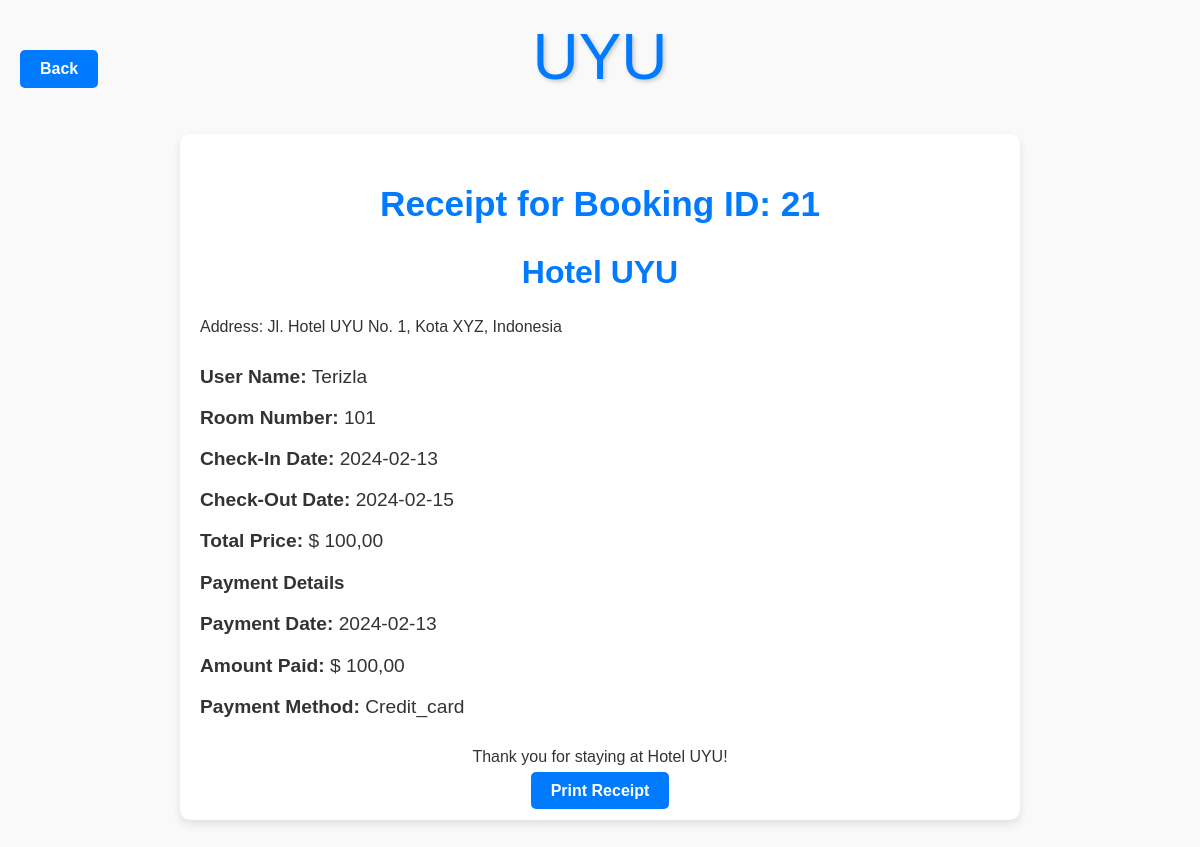
Page /pengguna/receipt.php?booking_id=21 (signed in) on the committed database.
### tables this page shows
CREATE TABLE `bookings` (
  `booking_id` int(11) NOT NULL,
  `user_id` int(11) DEFAULT NULL,
  `room_id` int(11) DEFAULT NULL,
  `check_in_date` date NOT NULL,
  `check_out_date` date NOT NULL,
  `total_price` decimal(10,2) NOT NULL,
  `booking_status` enum('Pending','Confirmed','Cancelled') DEFAULT 'Pending'
);

CREATE TABLE `users` (
  `user_id` int(11) NOT NULL,
  `name` varchar(255) NOT NULL,
  `email` varchar(255) NOT NULL,
  `password` varchar(255) NOT NULL,
  `level` enum('pengguna','admin','manager') DEFAULT 'pengguna'
);

CREATE TABLE `rooms` (
  `room_id` int(11) NOT NULL,
  `room_number` varchar(10) NOT NULL,
  `room_type` enum('Single','Double','Suite') NOT NULL,
  `price_per_night` decimal(10,2) NOT NULL,
  `availability` enum('YES','NO') NOT NULL
);

CREATE TABLE `payments` (
  `payment_id` int(11) NOT NULL,
  `booking_id` int(11) NOT NULL,
  `payment_date` date NOT NULL DEFAULT curdate(),
  `amount_paid` decimal(10,2) NOT NULL,
  `payment_method` enum('cash','credit_card','bank_transfer') NOT NULL
);

### pengguna/receipt.php (the view, shortened to what this page needs)
<?php
include '../includes/db.php';
$user_id = $_SESSION['user_id'];
$booking_id = isset($_GET['booking_id']) ? intval($_GET['booking_id']) : 0;
$stmt = $conn->prepare("
    SELECT bookings.*, rooms.room_number, users.name AS user_name, payments.payment_date, payments.amount_paid, payments.payment_method
    FROM bookings
    LEFT JOIN rooms ON bookings.room_id = rooms.room_id
    LEFT JOIN users ON bookings.user_id = users.user_id
    LEFT JOIN payments ON bookings.booking_id = payments.booking_id
    WHERE bookings.booking_id = ? AND bookings.user_id = ?
");
$stmt->execute([$booking_id, $user_id]);
$booking = $stmt->fetch(PDO::FETCH_ASSOC);
?>
<!DOCTYPE html>
<html lang="id">
<head>
    <link rel="stylesheet" href="../css/style.css">
</head>
<body>
    <div class="logo">UYU</div>
    <a href="transaksi_pengguna.php" class="back-button btn-print">Back</a>
    <div class="container">
        <h1>Receipt for Booking ID: <?php echo $booking['booking_id']; ?></h1>
        <div class="receipt-header">
            <h2>Hotel UYU</h2>
            <p>Address: Jl. Hotel UYU No. 1, Kota XYZ, Indonesia</p>
        </div>
        <div class="receipt-details">
            <p><strong>User Name:</strong> <?php echo htmlspecialchars($booking['user_name']); ?></p>
            <p><strong>Room Number:</strong> <?php echo htmlspecialchars($booking['room_number']); ?></p>
            <p><strong>Check-In Date:</strong> <?php echo $booking['check_in_date']; ?></p>
            <p><strong>Check-Out Date:</strong> <?php echo $booking['check_out_date']; ?></p>
            <p><strong>Total Price:</strong> $ <?php echo number_format($booking['total_price'], 2, ',', '.'); ?></p>
        </div>
        <div class="receipt-details">
            <h3>Payment Details</h3>
            <p><strong>Payment Date:</strong> <?php echo $booking['payment_date']; ?></p>
            <p><strong>Amount Paid:</strong> $ <?php echo number_format($booking['amount_paid'], 2, ',', '.'); ?></p>
            <p><strong>Payment Method:</strong> <?php echo ucfirst($booking['payment_method']); ?></p>
        </div>
        <div class="receipt-footer">
            <p>Thank you for staying at Hotel UYU!</p>
            <a href="javascript:window.print()" class="btn-print">Print Receipt</a>
        </div>
    </div>
</body>
</html>

### css/style.css (style rules this page uses)
body { font-family: 'Arial', sans-serif; background-color: #f4f6f9; color: #333; margin: 0; padding: 0; }
h1, h2 { text-align: center; margin-top: 30px; font-size: 2rem; color: #007BFF; }
.back-button { position: absolute; top: 50px; left: 20px; background-color: #007BFF; color: white; padding: 10px 20px; border-radius: 5px; text-decoration: none; font-size: 16px; display: inline-block; }

### pengguna/receipt.php (style rules this page uses)
body { font-family: Arial, sans-serif; margin: 0; padding: 0; background-color: #f9f9f9; color: #333; }
.container { max-width: 800px; margin: 40px auto; padding: 20px; background-color: #fff; border-radius: 10px; box-shadow: 0 4px 8px rgba(0, 0, 0, 0.1); }
.logo { font-family: 'Arial Black', Arial, sans-serif; font-size: 4rem; text-align: center; color: #007BFF; margin: 20px 0; text-shadow: 2px 2px 4px rgba(0, 0, 0, 0.2); }
.back-button { position: absolute; top: 50px; left: 20px; background-color: #007BFF; color: white; padding: 10px 20px; border-radius: 5px; text-decoration: none; font-size: 16px; display: inline-block; }
h1 { text-align: center; margin-bottom: 20px; font-size: 2.2rem; color: #007BFF; }
.receipt-header { margin-bottom: 30px; }
.receipt-details { margin-bottom: 20px; }
.receipt-details p { font-size: 1.2rem; margin-bottom: 10px; }
.receipt-footer { text-align: center; margin-top: 30px; }
.btn-print { padding: 10px 20px; background-color: #007BFF; color: white; border-radius: 5px; font-size: 1rem; font-weight: bold; text-decoration: none; }

### rows in the picture
bookings: booking_id "21", user.name "Terizla", room.room_number "101", check_in_date "2024-02-13", check_out_date "2024-02-15", total_price "100,00", payments.payment_date "2024-02-13", payments.amount_paid "100,00", payments.payment_method "Credit_card"
